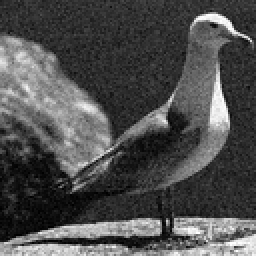
%> input picture Filters/Other filters/Images/image2.jpeg, 128 x 128 px, shrunk from 256 x 256 before the run (shown 2 times larger)
$ octave main_denoise.m   (GNU Octave 9; MATLAB toolbox functions it lacks are replaced by stand-ins)
%> lines starting %> are read from the running program, lines starting %| are printed output that depends on the picture
### Filters/Other filters/denoise.m
function imOut = denoise(image, kernel_type, kernel_size)
    pad = kernel_size - 1
    if strcmp(kernel_type, 'box')
        kernel = zeros(kernel_size);
        kernel(:) = 1/(kernel_size^2);
        imOut = imfilter(image, kernel);
    else
        % Add zeroes to image to be able to calculate for the pixels in first/last rows/cols
        padded_im = zeros(size(image) + pad);
        imOut = zeros(size(image));
        % Copy original matrix into padded matrix
        for i=1:size(image,1)
            for j=1:size(image,2)
                padded_im(i + 1, j + 1) = image(i,j);
            end
        end
        % Create array of neighbours to sort it and get median
        % Neighbours matrix is kernel_size x kernel_size
        for i=1:size(padded_im,1) - pad
            for j=1:size(padded_im,2) - pad
                neighbours = zeros(kernel_size^2, 1); % initialise neighbours
                pos = 1; % counter for position of array
                % Go through image in matrix-shape but store in the array
                for x = 1:kernel_size
                    for y=1:kernel_size
                        neighbours(pos) = padded_im(i+x-1,j+y-1);
                        pos = pos + 1;
                    end
                end
                % sort array
                median = sort(neighbours);
                % put median element in final image for that pixel
                imOut(i,j) = median(floor((length(neighbours) / 2)) + 1);
            end
        end
        % convert image back to uint8 (0-255 range)
        imOut = uint8(imOut);
    end

end

### Filters/Other filters/main_denoise.m
% Read image from directory image_dir
image_dir = 'Images';
im_rgb = imread(fullfile(image_dir, 'image2.jpeg'));
%> im_rgb is the input picture: size 128x128x3 uint8; min 0, max 255, mean 77.9
im = rgb2gray(im_rgb);

% Apply box denoise filter
imOut = denoise(im, 'box', 3);
figure(2);
imshow(imOut);
imOut = denoise(im, 'box', 5);
%> call 2 of denoise, with kernel_type = 'box', kernel_size = 5
%> in denoise (call 2), `imOut = imfilter(image, kernel);`:
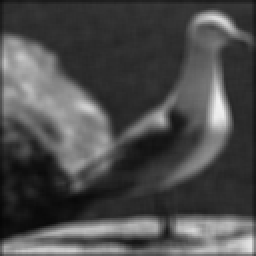
%> imOut: size 128x128 uint8 (shown 2 times larger); min 6, max 240, mean 76.1
figure(3);
imshow(imOut);
imOut = denoise(im, 'box', 7);
%> call 3 of denoise, with kernel_type = 'box', kernel_size = 7
%> in denoise (call 3), `imOut = imfilter(image, kernel);`:
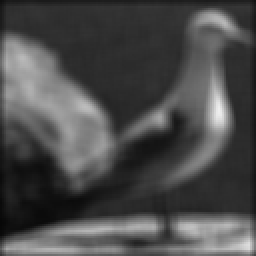
%> imOut: size 128x128 uint8 (shown 2 times larger); min 7, max 238, mean 75.4
figure(4);
imshow(imOut);
imOut = denoise(im, 'box', 9);
figure(5);
imshow(imOut);


% Apply median denoise filter
imOut = denoise(im, 'median', 3);
%> call 5 of denoise, with kernel_type = 'median', kernel_size = 3
%> after the loop in denoise (call 5), `for i=1:size(image,1)`:
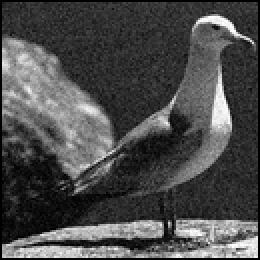
%> padded_im: size 130x130 double (shown 2 times larger); min 0, max 255, mean 75.5
%> after the loop in denoise (call 5), `for i=1:size(padded_im,1) - pad`:
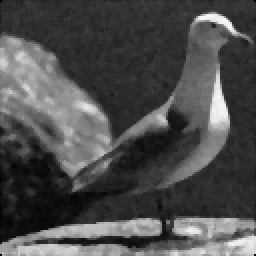
%> imOut: size 128x128 double (shown 2 times larger); min 0, max 247, mean 77.2
%> after the loop in denoise (call 5), `for i=1:size(padded_im,1) - pad`: neighbours = [229; 210; 0; 245; 237; 0; 0; 0; 0]
figure(6);
imshow(imOut);
imOut = denoise(im, 'median', 5);
%> call 6 of denoise, with kernel_type = 'median', kernel_size = 5
%> after the loop in denoise (call 6), `for i=1:size(image,1)`:
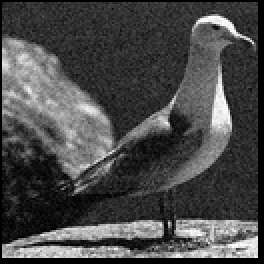
%> padded_im: size 132x132 double (shown 2 times larger); min 0, max 255, mean 73.3
%> after the loop in denoise (call 6), `for i=1:size(padded_im,1) - pad`:
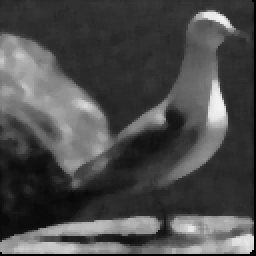
%> imOut: size 128x128 double (shown 2 times larger); min 0, max 243, mean 75.4
%> after the loop in denoise (call 6), `for i=1:size(padded_im,1) - pad`: neighbours = 25 values, max 245 at index 6, min 0 at index 3, mean 36.84
figure(7);
imshow(imOut);
imOut = denoise(im, 'median', 7);
%> call 7 of denoise, with kernel_type = 'median', kernel_size = 7
%> after the loop in denoise (call 7), `for i=1:size(image,1)`:
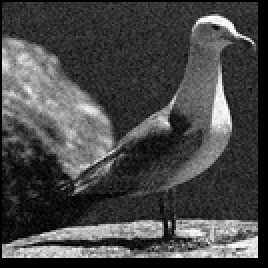
%> padded_im: size 134x134 double (shown 2 times larger); min 0, max 255, mean 71.1
%> (the run ends here)
